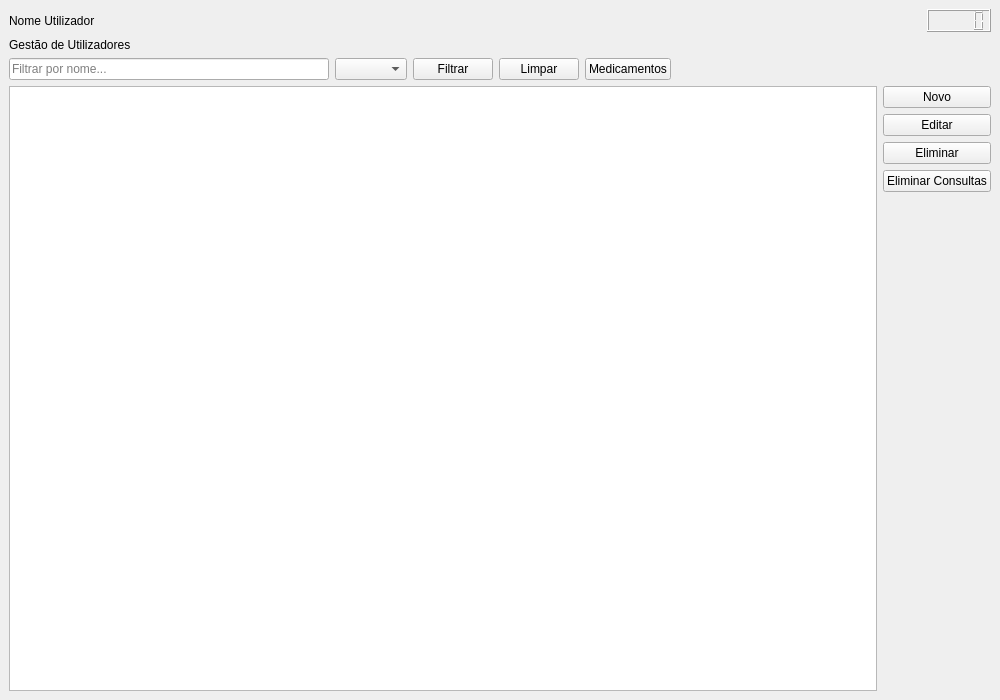
<?xml version="1.0" encoding="UTF-8"?>
<ui version="4.0">
 <class>MainWindow_Administrador</class>
 <widget class="QMainWindow" name="MainWindow_Administrador">
  <property name="geometry">
   <rect>
    <x>0</x>
    <y>0</y>
    <width>1000</width>
    <height>700</height>
   </rect>
  </property>
  <property name="windowTitle">
   <string>OmniCare - Administrador</string>
  </property>
  <widget class="QWidget" name="centralwidget">
   <layout class="QVBoxLayout" name="verticalLayout">
    <item>
     <layout class="QHBoxLayout" name="topLayout">
      <item>
       <widget class="QLabel" name="label_NomeUtilizador">
        <property name="text">
         <string>Nome Utilizador</string>
        </property>
       </widget>
      </item>
      <item>
       <spacer name="horizontalSpacer">
        <property name="orientation">
         <enum>Qt::Horizontal</enum>
        </property>
        <property name="sizeHint" stdset="0">
         <size>
          <width>40</width>
          <height>20</height>
         </size>
        </property>
       </spacer>
      </item>
      <item>
       <widget class="QLCDNumber" name="RelogioLCD"/>
      </item>
     </layout>
    </item>
    <item>
     <widget class="QLabel" name="label_Utilizadores">
      <property name="text">
       <string>Gestão de Utilizadores</string>
      </property>
     </widget>
    </item>
    <item>
     <layout class="QHBoxLayout" name="filterLayout">
      <item>
       <widget class="QLineEdit" name="lineEdit_Filtro">
        <property name="placeholderText">
         <string>Filtrar por nome...</string>
        </property>
       </widget>
      </item>
      <item>
       <widget class="QComboBox" name="comboBox_Cargo"/>
      </item>
      <item>
       <widget class="QPushButton" name="pushButton_Filtrar">
        <property name="text">
         <string>Filtrar</string>
        </property>
       </widget>
      </item>
      <item>
       <widget class="QPushButton" name="pushButton_Limpar">
        <property name="text">
         <string>Limpar</string>
        </property>
       </widget>
      </item>
      <item>
       <widget class="QPushButton" name="pushButton_Medicamentos">
        <property name="text">
         <string>Medicamentos</string>
        </property>
       </widget>
      </item>
      <item>
       <spacer name="horizontalSpacer_2">
        <property name="orientation">
         <enum>Qt::Horizontal</enum>
        </property>
        <property name="sizeHint" stdset="0">
         <size>
          <width>40</width>
          <height>20</height>
         </size>
        </property>
       </spacer>
      </item>
     </layout>
    </item>
    <item>
     <layout class="QHBoxLayout" name="centerLayout">
      <item>
       <widget class="QTableView" name="tableView_Utilizadores"/>
      </item>
      <item>
       <layout class="QVBoxLayout" name="buttonsLayout">
        <item>
         <widget class="QPushButton" name="pushButton_Novo">
          <property name="text">
           <string>Novo</string>
          </property>
         </widget>
        </item>
        <item>
         <widget class="QPushButton" name="pushButton_Editar">
          <property name="text">
           <string>Editar</string>
          </property>
         </widget>
        </item>
        <item>
         <widget class="QPushButton" name="pushButton_Eliminar">
          <property name="text">
           <string>Eliminar</string>
          </property>
         </widget>
        </item>
        <item>
         <widget class="QPushButton" name="pushButton_EliminarConsultas">
          <property name="text">
           <string>Eliminar Consultas</string>
          </property>
         </widget>
        </item>
        <item>
         <spacer name="verticalSpacer">
          <property name="orientation">
           <enum>Qt::Vertical</enum>
          </property>
          <property name="sizeHint" stdset="0">
           <size>
            <width>20</width>
            <height>40</height>
           </size>
          </property>
         </spacer>
        </item>
       </layout>
      </item>
     </layout>
    </item>
   </layout>
  </widget>
 </widget>
 <resources/>
 <connections/>
</ui>
